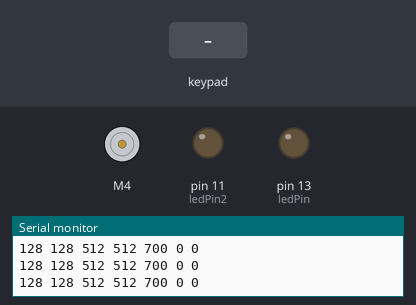
Bench run of a sketch on a simulated Arduino Uno, built with avr-gcc and run on an emulated ATmega328P. Shown: DC motor (green arrow = forward, orange = backward, longer = faster), output pins drawn as LEDs (lit = HIGH), the last lines printed to the serial monitor. The test bench sets the inputs (shaded band).

Above: at 1.2 s.
1.3 s: key 'X' pressed
At 1.46 s:
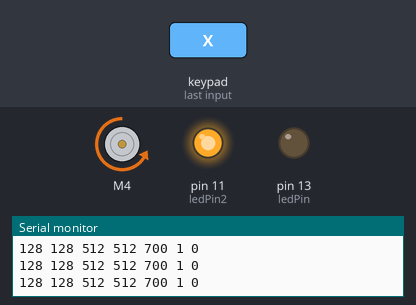
3.2 s: key 'O' pressed
At 3.36 s:
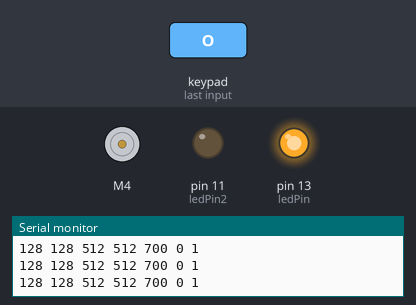
Timing chart, 0 to 6.2 s (numbered marks = the images above; inputs shaded):
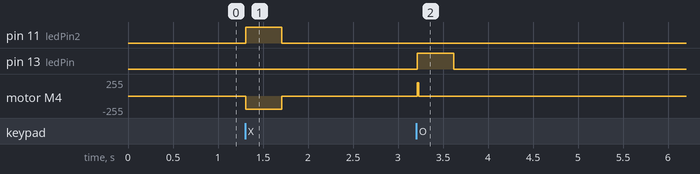

Measured:
- after the input at 1.3 s, pin 11 (ledPin2): LOW → HIGH at once, → LOW 0.40 s later; motor M4: stopped → backward 200/255 at once, → stopped 0.40 s later
- after the input at 3.2 s, pin 13 (ledPin): LOW → HIGH at once, → LOW 0.40 s later; motor M4: stopped → forward 200/255 at once, → stopped 0.02 s later

The sketch:

nunchck_motor.ino
```cpp
// (licence header left out)
#include <Wire.h>
#include <ArduinoNunchuk.h>
#include <AFMotor.h>

AF_DCMotor motor(4);
#define BAUDRATE 19200

ArduinoNunchuk nunchuk = ArduinoNunchuk();
const int ledPin = 13;
const int ledPin2 = 11;
void setup()
{
  Serial.begin(BAUDRATE);
  nunchuk.init();
  pinMode(ledPin, OUTPUT);
  pinMode(ledPin2, OUTPUT);
  motor.setSpeed(200);

  motor.run(RELEASE);
}

void loop()
{
  nunchuk.update();

  Serial.print(nunchuk.analogX, DEC);
  Serial.print(' ');
  Serial.print(nunchuk.analogY, DEC);
  Serial.print(' ');
  Serial.print(nunchuk.accelX, DEC);
  Serial.print(' ');
  Serial.print(nunchuk.accelY, DEC);
  Serial.print(' ');
  Serial.print(nunchuk.accelZ, DEC);
  Serial.print(' ');
  Serial.print(nunchuk.zButton, DEC);
  Serial.print(' ');
  Serial.println(nunchuk.cButton, DEC);
 //forward tilt forward over 500

  if (nunchuk.zButton == 1) {
    digitalWrite(ledPin2, HIGH);
    motor.run(BACKWARD);
  }
  else {
    digitalWrite(ledPin2,LOW);
    motor.run(RELEASE);
  }
  delay(10);
  if (nunchuk.cButton == 1) {
    digitalWrite(ledPin, HIGH);
    motor.run(FORWARD);
  }
  else {
    digitalWrite(ledPin,LOW);
    motor.run(RELEASE);
  }
}
```
